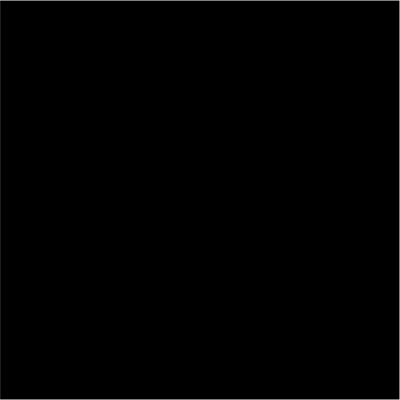
Frame 1 (no input)
Frame 60 (no input): identical to frame 1, image omitted
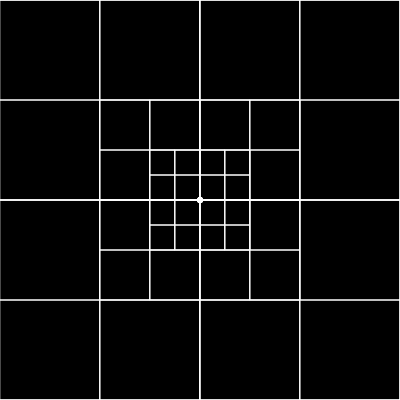
Frame 120 (the mouse pressed at the canvas centre since frame 60)

The p5.js sketch that drew these frames (run headless with seeded random() and noise() and a simulated clock; from frame 60 on, the mouse is pressed at the canvas centre):

// p5.js sketch
// ── sketch.js
let qt;
let count = 0;
function setup () {
createCanvas (400 ,400) ;
let boundary = new Rectangle (200 ,200 ,200 ,200) ;
qt = new QuadTree ( boundary , 4) ;
}
function draw () {
background (0) ;
if ( mouseIsPressed ) {
for (let i = 0; i < 1; i ++) {
let m = new Point ( mouseX + random ( -1 ,1) , mouseY + random ( -1 ,1) );
qt. insert (m)
}
}
background (0) ;
qt. show () ;
}
// ── main.html
<!DOCTYPE html>
<html>
<head>
	<title>QuadTree</title>
	<script src="p5.min.js"></script>
	<script src="quadtree.js"></script>
	<script src="sketch.js"></script>
</head>
<body>

</body>
</html>
// ── quadtree.js
class Point {
	constructor (x, y, userData ){
	this .x = x;
	this .y = y;
	this . userData = userData ;
	}
}
class Rectangle {
	constructor (x, y, w, h){
	this .x = x; // center
	this .y = y;
	this .w = w; // half width
	this .h = h; // half height
	}
	// verifica si este objeto contiene un objeto Punto
	contains ( point ){
		return (point.x >= this.x - this.w &&
	      point.x <= this.x + this.w &&
	      point.y >= this.y - this.h &&
	      point.y <= this.y + this.h);
	}
	// verifica si este objeto se intersecta con otro objeto Rectangle
	intersects ( range ){
		return !(range.x - range.w > this.x + this.w ||
	      range.x + range.w < this.x - this.w ||
	      range.y - range.h > this.y + this.h ||
	      range.y + range.h < this.y - this.h);
	}
}
class QuadTree {
	constructor ( boundary , n){
		this . boundary = boundary ; // Rectangle
		this . capacity = n; // capacidad maxima de cada cuadrante
		this . points = []; // vector , almacena los puntos a almacenar
		this . divided = false ;
	}
	// divide el quadtree en 4 quadtrees
	subdivide () {
	// Algoritmo
		let x = this.boundary.x;
	    let y = this.boundary.y;
	    let w = this.boundary.w / 2;
	    let h = this.boundary.h / 2;
	// 1: Crear 4 hijos : qt_northeast , qt_northwest , qt_southeast , qt_southwest

	    let qt_northeast = new Rectangle(x + w, y - h, w, h);

	    let qt_northwest = new Rectangle(x - w, y - h, w, h);
	    
	    let qt_southeast = new Rectangle(x + w, y + h, w, h);

	    let qt_southwest = new Rectangle(x - w, y + h, w, h);
	    
	// 2: Asignar los QuadTree creados a cada hijo
	// this . northeast = qt_northeast ;
	// this . northwest = qt_northwest ;
	// this . southeast = qt_southeast ;
	// this . southwest = qt_southwest ;
	    this.northeast = new QuadTree(qt_northeast, this.capacity);
	    this.northwest = new QuadTree(qt_northwest, this.capacity);
	    this.southeast = new QuadTree(qt_southeast, this.capacity);
	    this.southwest = new QuadTree(qt_southwest, this.capacity);

	this.divided = true;// 3. - Hacer : this . divided <- true
	}
	insert ( point ){
		if (!this.boundary.contains(point)) {
	      return false;
	    }

	    if (this.points.length < this.capacity) {
	      this.points.push(point);
	      return true;
	    }

	    if (!this.divided) {
	      this.subdivide();
	    }

	    return (this.northeast.insert(point) || this.northwest.insert(point) ||
	      this.southeast.insert(point) || this.southwest.insert(point));
	 }

// Algoritmo
// 1: Si el punto no esta en los limites ( boundary ) del quadtree Return
// 2: Si ( this . points . length ) < ( this . capacity ),
// 2.1 Insertamos en el vector this . points
// Sino
// 2.2 Dividimos si aun no ha sido dividido
// 2.3 Insertamos recursivamente en los 4 hijos .
// this . northeast . insert ( point );
// this . northwest . insert ( point );
// this . southeast . insert ( point );
// this . southwest . insert ( point );

show(){
	stroke (255) ;
	strokeWeight (1) ;
	noFill () ;
	rectMode ( CENTER );
	rect ( this . boundary .x, this . boundary .y, this . boundary .w*2 , this . boundary .h *2) ;
	if( this . divided ){
	this . northeast . show () ;
	this . northwest . show () ;
	this . southeast . show () ;
	this . southwest . show () ;
	}
	for (let p of this . points ){
	strokeWeight (4) ;
	point (p.x, p.y);
	}
}
}
